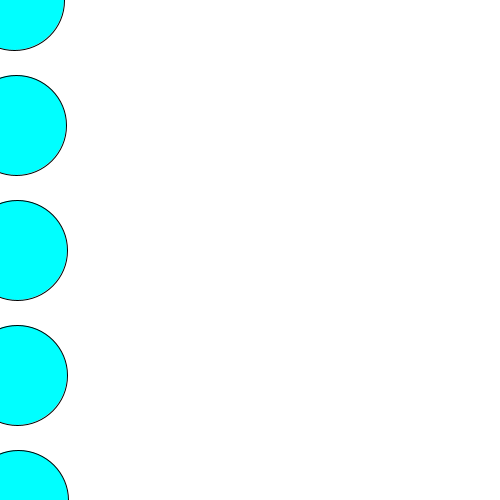
Frame 1 (no input)
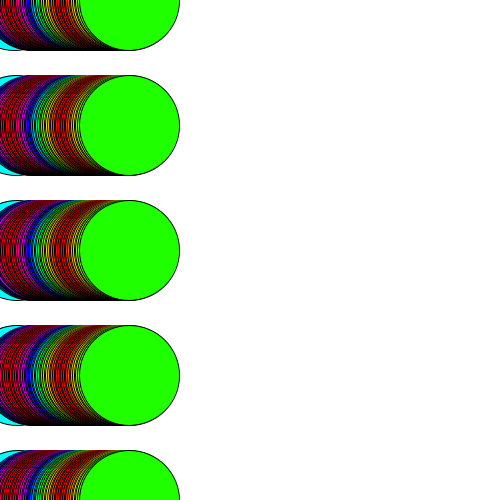
Frame 60 (the mouse pressed at the canvas centre just before this capture)
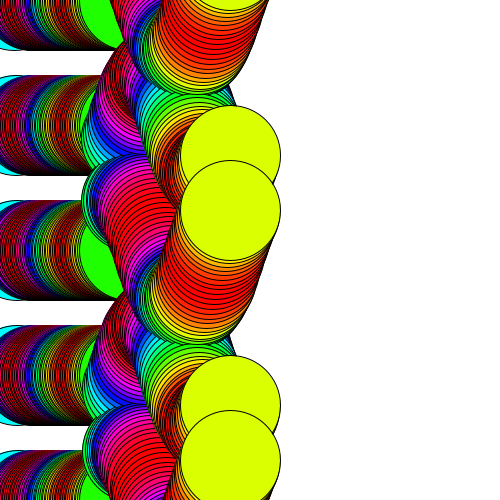
Frame 120 (the mouse held since frame 60 and released just before this capture)

The Processing sketch that drew these frames (run headless with seeded random() and noise(); from frame 60 on, the mouse is pressed at the canvas centre):

// Processing sketch: processing_171947
// ── processing_171947.pde

float counter=0;
float amplitude=0;

void setup()
{
  size(500,500);
  background(255);
}

void draw()
{
  colorMode(HSB, 360, 100, 100);
  float farbe = map(sin (counter), -1, 1, 0, 360);
amplitude=mouseX/5;
  fill (farbe, 100, 100);
  ellipse((millis()/10), -cos(counter)*amplitude,100,100);
   translate (0, height/4);
  ellipse((millis()/10), -sin(counter)*amplitude,100,100);//x, y
  translate(0,((height/4)));
  ellipse((millis()/10), -cos(counter)*amplitude,100,100);
  translate(0,(height/4 ));
  ellipse((millis()/10), -sin(counter)*amplitude,100,100);
   translate(0,(height/4 ));
  ellipse((millis()/10), -cos(counter)*amplitude,100,100);
  println(sin(counter));
 
  counter+=0.10;
}
